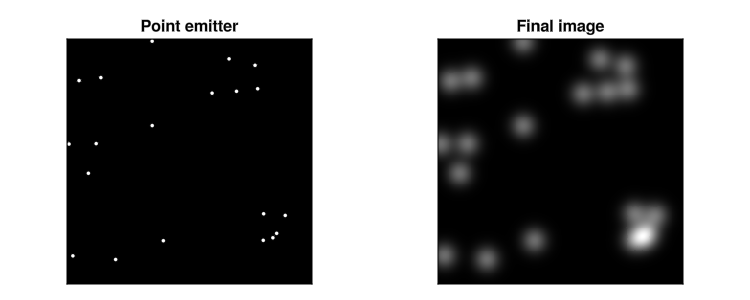

This figure's Julia source:
using LinearAlgebra

using Random
using CairoMakie

function image_sim_v4(xᵖ, yᵖ, x, y)
    PSFˣ = exp.(-(xᵖ .- Transpose(x)) .^ 2)
    PSFʸ = exp.(-(y .- Transpose(yᵖ)) .^ 2)
    return PSFˣ * PSFʸ
end

Random.seed!(1)

x = 20 * rand(20)
y = 20 * rand(20)

xᵖ = range(0, 20, 256)
yᵖ = range(0, 20, 256)

I = image_sim_v4(xᵖ, yᵖ, x, y)

fig = Figure(resolution=(750, 300))
ax = [
    Axis(fig[1, 1], aspect=1, backgroundcolor=:black, title="Point emitter"),
    Axis(fig[1, 2], aspect=1, backgroundcolor=:black, title="Final image"),
]
scatter!(ax[1], x, y, color=:white, markersize=5)
limits!(ax[1], 0, 20, 0, 20)
heatmap!(ax[2], xᵖ, yᵖ, I, colormap=:bone)
hidedecorations!.(ax)
save("fig2.png", fig)